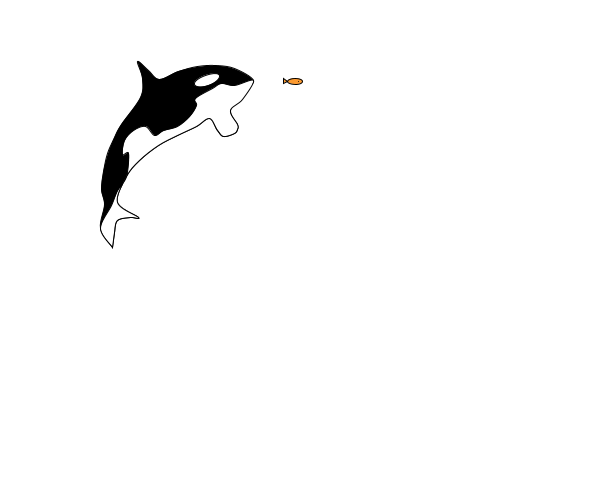
Frame 1 (no input)
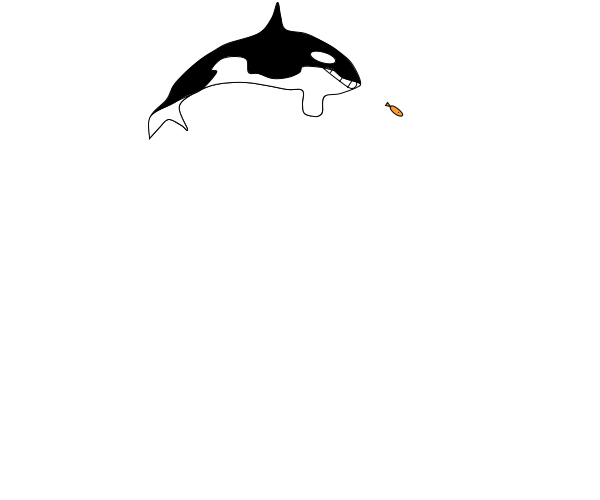
Frame 60 (the mouse pressed at the canvas centre just before this capture)
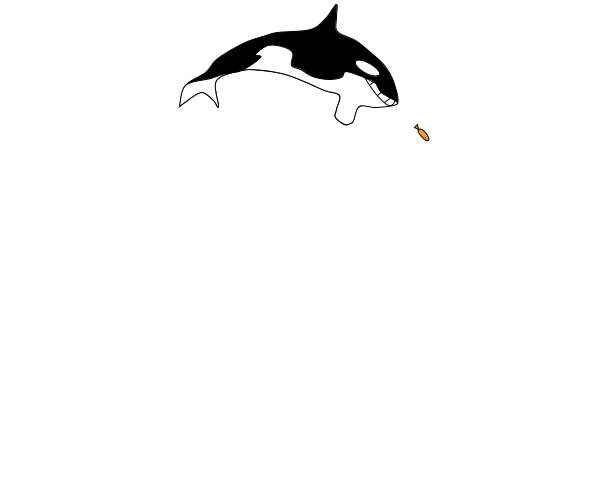
Frame 120 (the mouse held since frame 60 and released just before this capture)

The Processing sketch that drew these frames (run headless with seeded random() and noise(); from frame 60 on, the mouse is pressed at the canvas centre):

// Processing sketch: sketch_141202a
// ── sketch_141202a.pde
QXuThingy QXFish;    // An instance of QXuThingy will be called QXFish
float SIZE;        // The SIZE of the instance that will be created


void setup() {
  size(600, 500);
  smooth();
  SIZE = 150;
  QXFish = new QXuThingy(SIZE);  // Create an instance with size, SIZE


} // end of setup


void draw() {
  background(255);

  // the creature moves
  QXFish.move();

  // display the creature
  QXFish.display();

} // end of draw




// ── QXuThingy.pde
class QXuThingy {  // Definition of the creature QXuThingy
  float x, y; //location
  float s;
  float theta, phi, delta_1, delta_2, delta_3, delta_4;
  QXuThingy(float _size) {
  s = _size;
  x = -1.25*s;
  y = 0;
  theta = 0;
  phi = 0;
  delta_1 = PI/800;
  delta_2 = PI/200;
  delta_3 = PI/873;
  delta_4 = PI/192;
  }


  void display() {
    
    //the black part of the body
    fill(0);
    beginShape();
    curveVertex(x, y);
    curveVertex(x, y);
    curveVertex(x-0.08*s, y-0.125*s);
    curveVertex(x-0.06*s, y-0.28*s);
    curveVertex(x-0.08*s, y-0.38*s);
    curveVertex(x-0.07*s, y-0.5*s);
    curveVertex(x-0.04*s, y-0.625*s);
    curveVertex(x, y-0.73*s);
    curveVertex(x+0.045*s, y-0.82*s);
    curveVertex(x+0.17*s, y-s);
    curveVertex(x+0.18*s, y-1.125*s);
    curveVertex(x+0.15*s, y-1.24*s);
    curveVertex(x+0.22*s, y-1.18*s);
    curveVertex(x+0.295*s, y-1.125*s);
    curveVertex(x+0.42*s, y-1.18*s);
    curveVertex(x+0.545*s, y-1.21*s);
    curveVertex(x+0.67*s, y-1.22*s);
    curveVertex(x+0.795*s, y-1.20*s);
    curveVertex(x+0.92*s, y-1.125*s);
    curveVertex(x+0.85*s, y-1.05*s);
    curveVertex(x+0.77*s, y-0.92*s);
    curveVertex(x+0.82*s, y-0.83*s);
    curveVertex(x+0.82*s, y-0.8*s);
    curveVertex(x+0.80*s, y-0.77*s);
    curveVertex(x+0.73*s, y-0.75*s);
    curveVertex(x+0.69*s, y-0.79*s);
    curveVertex(x+0.63*s, y-0.865*s);
    curveVertex(x+0.545*s, y-0.81*s);
    curveVertex(x+0.42*s, y-0.75*s);
    curveVertex(x+0.295*s, y-0.68*s);
    curveVertex(x+0.17*s, y-0.58*s);
    curveVertex(x+0.085*s, y-0.47*s);
    curveVertex(x+0.03*s, y-0.3*s);
    curveVertex(x+0.17*s, y-0.2*s);
    curveVertex(x+0.12*s, y-0.20*s);
    curveVertex(x+0.03*s, y-0.18*s);
    curveVertex(x+0.01*s, y-0.1*s);
    curveVertex(x+0.01*s, y-0.1*s);
    endShape(CLOSE);
    
    //the white part of the body
    fill(255);
    beginShape();
    curveVertex(x, y);
    curveVertex(x, y);
    curveVertex(x-0.08*s, y-0.125*s);
    curveVertex(x-0.01*s, y-0.28*s);
    curveVertex(x+0.03*s, y-0.375*s);
    curveVertex(x+0.085*s, y-0.47*s);
    curveVertex(x+0.1*s, y-0.625*s);
    curveVertex(x+0.06*s, y-0.615*s);
    curveVertex(x+0.07*s, y-0.71*s);
    curveVertex(x+0.13*s, y-0.78*s);
    curveVertex(x+0.21*s, y-0.81*s);
    curveVertex(x+0.27*s, y-0.75*s);
    curveVertex(x+0.33*s, y-0.78*s);
    curveVertex(x+0.42*s, y-0.81*s);
    curveVertex(x+0.5*s, y-0.875*s);
    curveVertex(x+0.545*s, y-0.95*s);
    curveVertex(x+0.54*s, y-s);
    curveVertex(x+0.65*s, y-1.07*s);
    curveVertex(x+0.71*s, y-1.1*s);
    curveVertex(x+0.795*s, y-1.09*s);
    curveVertex(x+0.92*s, y-1.125*s);
    curveVertex(x+0.85*s, y-s);
    curveVertex(x+0.77*s, y-0.92*s);
    curveVertex(x+0.82*s, y-0.83*s);
    curveVertex(x+0.82*s, y-0.8*s);
    curveVertex(x+0.80*s, y-0.77*s);
    curveVertex(x+0.73*s, y-0.75*s);
    curveVertex(x+0.69*s, y-0.79*s);
    curveVertex(x+0.63*s, y-0.865*s);
    curveVertex(x+0.545*s, y-0.81*s);
    curveVertex(x+0.42*s, y-0.75*s);
    curveVertex(x+0.295*s, y-0.68*s);
    curveVertex(x+0.17*s, y-0.58*s);
    curveVertex(x+0.085*s, y-0.47*s);
    curveVertex(x+0.03*s, y-0.3*s);
    curveVertex(x+0.17*s, y-0.2*s);
    curveVertex(x+0.12*s, y-0.20*s);
    curveVertex(x+0.03*s, y-0.18*s);
    curveVertex(x+0.01*s, y-0.1*s);
    curveVertex(x+0.01*s, y-0.1*s);
    endShape(CLOSE);
    
    //the eye area
    pushMatrix();
    translate(x+0.63*s, y-1.13*s);
    rotate(-PI/9);
    ellipse(-0.02*s, 0, 0.18*s, 0.07*s);
    popMatrix();
    
  } // display()
  
  void drawMouth() {
    //draw the teeth when it slows down
    noFill();
    beginShape();
    curveVertex(x+0.65*s, y-1.07*s);
    curveVertex(x+0.65*s, y-1.07*s);
    curveVertex(x+0.775*s, y-1.06*s);
    curveVertex(x+0.89*s, y-1.07*s);
    curveVertex(x+0.89*s, y-1.125*s);
    curveVertex(x+0.795*s, y-1.13*s);
    curveVertex(x+0.71*s, y-1.1*s);
    endShape(CLOSE);
    
    line(x+0.71*s, y-1.1*s, x+0.71*s, y-1.07*s);
    line(x+0.795*s, y-1.13*s, x+0.795*s, y-1.06*s);
    line(x+0.86*s, y-1.13*s, x+0.86*s, y-1.06*s);
  }

  void smallFish() {
    fill(#FC9A30);
    ellipse(x+1.2*s, y-1.125*s, 0.1*s, 0.04*s);
    triangle(x+1.15*s, y-1.125*s, x+1.12*s, y-1.11*s, x+1.12*s, y-1.14*s);
    //strokeWeight(2);
    point(x+1.22*s, y-1.125*s);
  } //draw a small fish
  
  void moveSmallFish(float delta, float theta) {
    phi += delta;
    rotate(phi-theta);
    smallFish();
  }
  
  void move() {
    pushMatrix();
    translate(width/2, height/2);
   if (sin(theta) >= 0.5) {
      theta += delta_1;
      rotate(theta);
      display();
      drawMouth();
      moveSmallFish(delta_3, theta);
    }//when the angle is between (1/6)PI and (1/3)PI, the blackfish and the small fish are at a lower speed
    else if (sin(theta) < 0.5) {
      theta += delta_2;
      rotate(theta);
      display();
      moveSmallFish(delta_4, theta);
      
    }//once it gets past (1/3)PI, the blackfish and the small fish speeds up
    popMatrix();       
  } // move()

   
}// end of class QXuThingy
